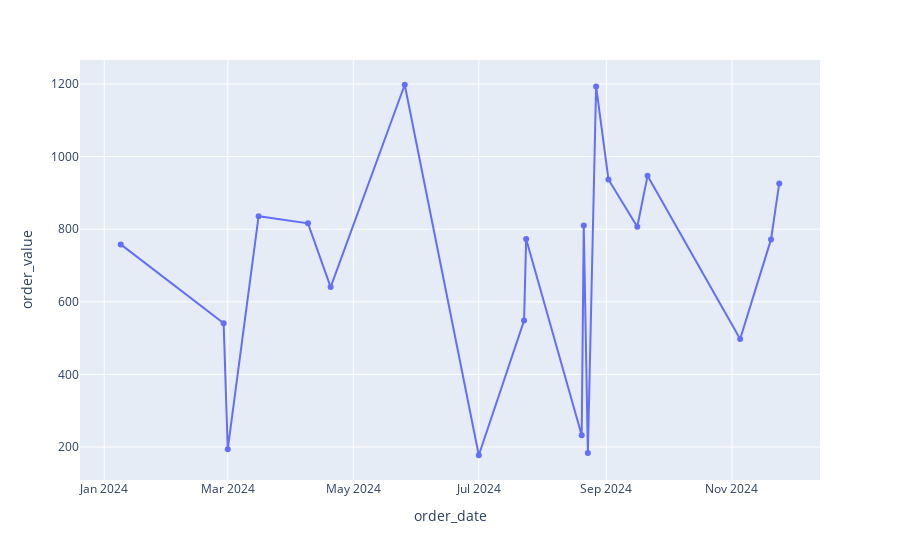

Notebook source saved alongside this figure:
### Code cell
# Now, since the code is reading from top down, we should see a nice line graph.
fig = px.line(dfdo20, x="order_date", y="order_value", markers=True)
fig.show()

### Figure 1 — Plotly figure (JSON) as saved in the notebook; plotly's stock layout.template omitted (floating-point values rounded to 4 significant figures)
{"data": [{"hovertemplate": "order_date=%{x}<br>order_value=%{y}<extra></extra>", "legendgroup": "", "line": {"color": "#636efa", "dash": "solid"}, "marker": {"symbol": "circle"}, "mode": "lines+markers", "name": "", "orientation": "v", "showlegend": false, "type": "scatter", "x": ["2024-01-09", "2024-02-28", "2024-03-01", "2024-03-16", "2024-04-09", "2024-04-20", "2024-05-26", "2024-07-01", "2024-07-23", "2024-07-24", "2024-08-20", "2024-08-21", "2024-08-23", "2024-08-27", "2024-09-02", "2024-09-16", "2024-09-21", "2024-11-05", "2024-11-20", "2024-11-24"], "xaxis": "x", "y": [758.1, 540.8, 193.9, 835.8, 816.1, 640.6, 1198.0, 177.2, 548.1, 773.1, 232.3, 810.2, 183.1, 1193.0, 937.1, 806.7, 947.0, 497.5, 771.8, 926.2], "yaxis": "y"}], "layout": {"legend": {"tracegroupgap": 0}, "margin": {"t": 60}, "xaxis": {"anchor": "y", "domain": [0, 1], "title": {"text": "order_date"}}, "yaxis": {"anchor": "x", "domain": [0, 1], "title": {"text": "order_value"}}}}
